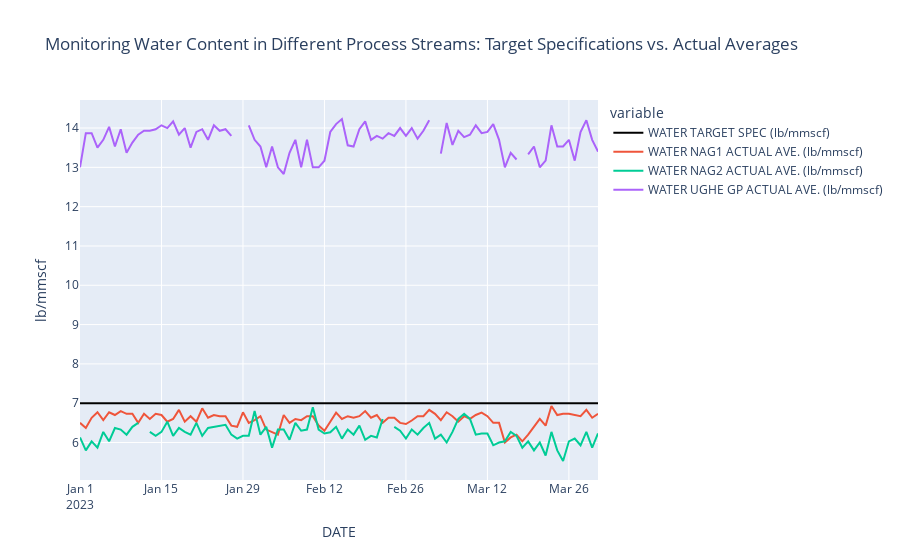

Here is the notebook cell this chart was saved with:
### Code cell
fig = px.line(
    df,
    x="DATE",
    y=[
        "WATER TARGET SPEC (lb/mmscf)",
        "WATER NAG1 ACTUAL AVE. (lb/mmscf)",
        "WATER NAG2 ACTUAL AVE. (lb/mmscf)",
        "WATER UGHE GP ACTUAL AVE. (lb/mmscf)",
    ],
    title="Monitoring Water Content in Different Process Streams: Target Specifications vs. Actual Averages",
    color_discrete_map={
        "WATER TARGET SPEC (lb/mmscf)": "black",
    },
)

fig.update_layout(
    yaxis=dict(
        title="lb/mmscf",
    ),
)
fig.show()
